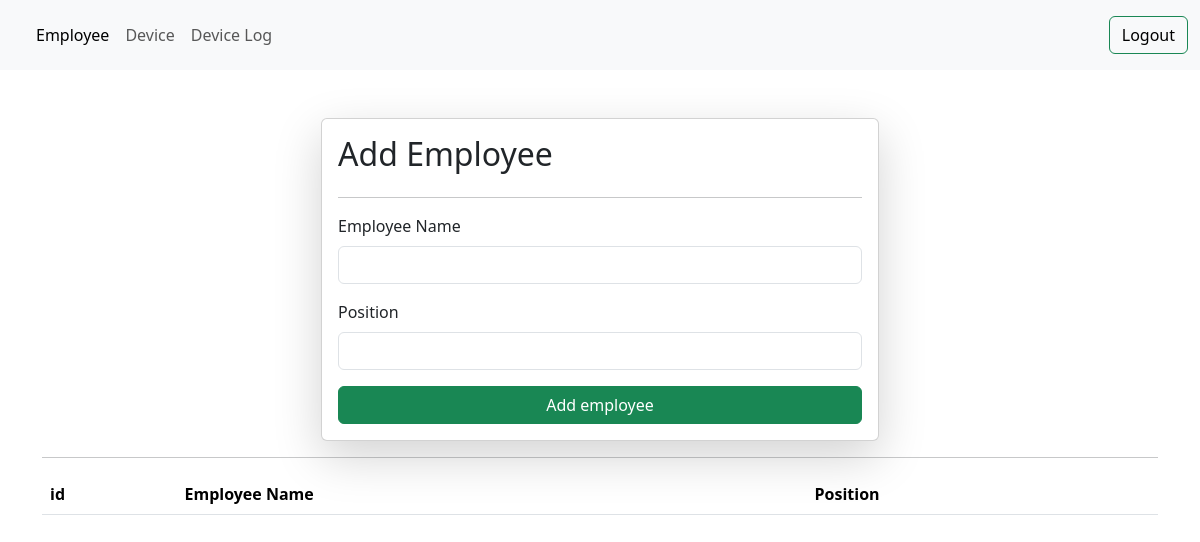
Page / (signed in) on the earlier database version.
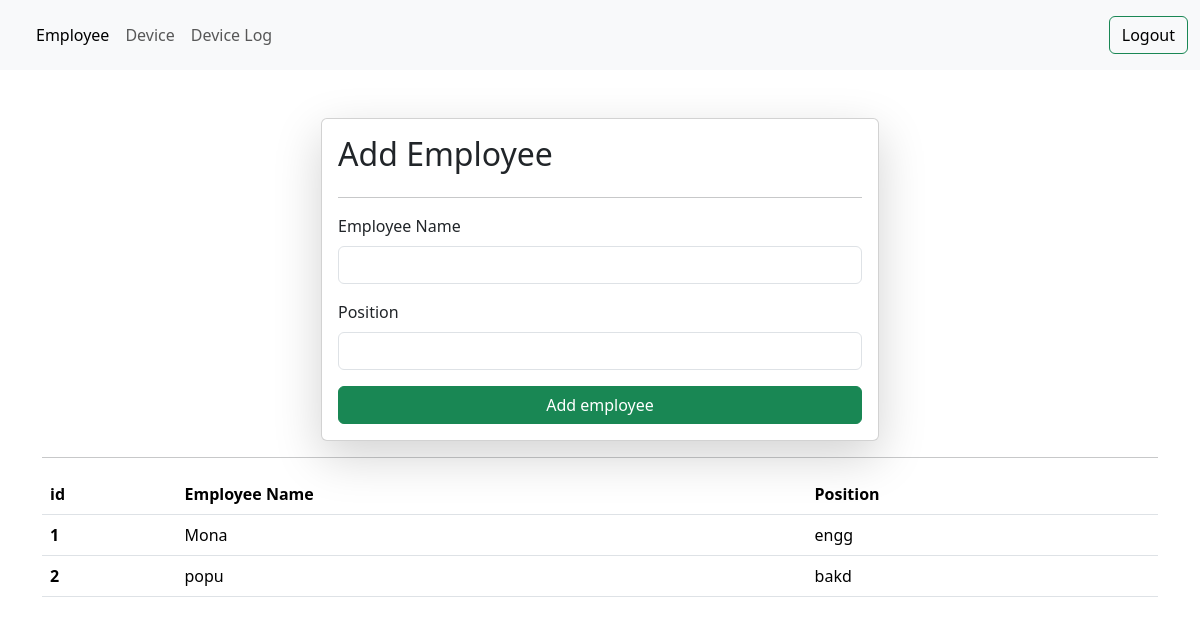
Same page on the later database version.
### assetManagement/models.py (models this page shows)
class Employee(models.Model):
    employee_id = models.IntegerField()
    employee_name = models.CharField(max_length=50)
    employee_position = models.CharField(max_length=50)
    employee_comp_name = models.CharField(max_length=50)

### assetManagement/views.py (the view, shortened to what this page needs)
# urls.py: path('',employee,name="employee"),
@login_required(login_url='/login/')
def employee(request):
    queryset = Employee.objects.all().filter(employee_comp_name=request.user)
    context = {'employees' : queryset}
    return render(request, 'employee.html', context)

### assetManagement/templates/employee.html (shortened to what this page needs)
{% extends "layout.html" %}
{% block start %}
<div class="container mt-5">
    <form class="col-6 mx-auto card p-3 shadow-lg" method="post" enctype="multipart/form-data">
        <h2>Add Employee</h2>
        <hr>
        <div class="mb-3">
          <label for="exampleInputEmail1" class="form-label">Employee Name</label>
          <input name="employee_name" type="text" class="form-control" required>
        </div>
        <div class="mb-3">
          <label for="exampleInputPassword1" class="form-label">Position</label>
          <input name="employee_position" type="text" class="form-control">
        </div>
        <button type="submit" class="btn btn-success ">Add employee</button>
      </form>
      <hr>
      <table class="table">
        <thead>
          <tr>
            <th scope="col">id</th>
            <th scope="col">Employee Name</th>
            <th scope="col">Position</th>
          </tr>
        </thead>
        <tbody>
        {% for employee in employees %}
          <tr>
            <th scope="row">{{employee.employee_id}}</th>
            <td>{{employee.employee_name}}</td>
            <td>{{employee.employee_position}}</td>
          </tr>
        {% endfor %}
        </tbody>
      </table>
</div>
{% endblock %}

### assetManagement/templates/layout.html (shortened to what this page needs)
<!DOCTYPE html>
<html lang="en">
<head>
    <link href="https://cdn.jsdelivr.net/npm/bootstrap@5.3.1/dist/css/bootstrap.min.css" rel="stylesheet">
</head>
<body>
    <nav class="navbar navbar-expand-lg bg-body-tertiary">
        <div class="container-fluid">
          <div class="collapse navbar-collapse" id="navbarText">
            <ul class="navbar-nav me-auto mb-2 mb-lg-0">
              <li class="nav-item">
                <a class="nav-link active" aria-current="page" href="/">Employee</a>
              </li>
              <li class="nav-item">
                <a class="nav-link" href="/device">Device</a>
              </li>
              <li class="nav-item">
                <a class="nav-link" href="/device-log">Device Log</a>
              </li>
            </ul>
            <span class="navbar-text">
                <form class="d-flex" role="search">
                    {% if request.user.is_authenticated %}
                    <a href="/logout/" class="btn btn-outline-success" type="submit">Logout</a>
                    {% else %}
                    <a href="/login/" class="btn btn-outline-success" type="submit">LogIn</a>
                    {% endif %}
                  </form>
            </span>
          </div>
        </div>
      </nav>
    {% block start %}
    {% endblock %}
</body>
</html>

Differences in the rows shown:
added Employee: employee_id "1", employee_name "Mona", employee_position "engg"
added Employee: employee_id "2", employee_name "popu", employee_position "bakd"
